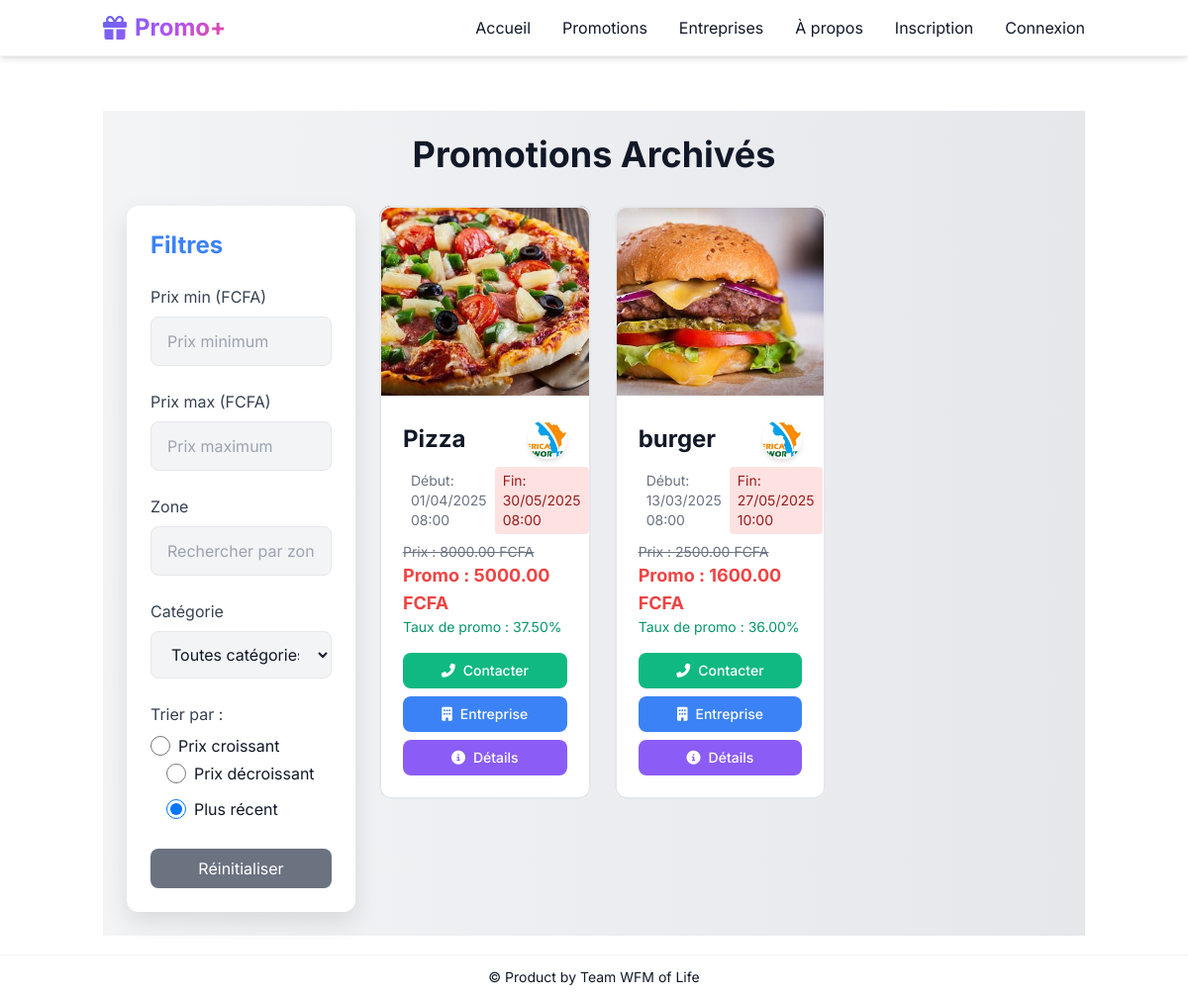
/archives/, run on the app's committed database.
### promotions/models.py (models this page shows, shortened)
class Produit(models.Model):
    nom = models.CharField(max_length=100)
    description = models.TextField()
    prix = models.DecimalField(max_digits=10, decimal_places=2)
    prix_promotionnel = models.DecimalField(max_digits=10, decimal_places=2)
    date_debut_promo = models.DateTimeField()
    date_fin_promo = models.DateTimeField()
    quantite = models.IntegerField(default=1)
    image = models.ImageField(upload_to='produits/', default='produits/inconnues.jpg')
    categorie = models.ForeignKey(Categorie, on_delete=models.CASCADE)
    entreprise = models.ForeignKey(Entreprise, on_delete=models.CASCADE)
    est_expire = models.BooleanField(default=False)
    @property
    def discount_percentage(self):
        return round(((self.prix - self.prix_promotionnel) / self.prix) * 100, 2)

class Entreprise(models.Model):
    nom = models.CharField(max_length=100)
    categorie_e = models.CharField(max_length=50, choices=[
        ('Hôtel', 'Hôtel'),
        ('Supermarché', 'Supermarché'),
        ('hôpital', 'Hôpital'),
        ('magasin', 'Magasin'),
        ('réseau', 'Réseau'),
    ], default="Supermarché")
    email = models.EmailField()
    description = models.TextField(default="Soyez à l'afflux de nos meilleurs promos")
    contact = models.CharField(max_length=20)
    logo = models.ImageField(upload_to='logos/')
    banniere = models.ImageField(upload_to='bannieres/')
    localisation = models.CharField(max_length=255, help_text="Adresse textuelle pour l'affichage")
    localisation_map = models.TextField(help_text="Texte pour l'iframe Google Maps (ex: '6.1234,1.5678' ou 'Nom+du+lieu')")
    latitude = models.FloatField(blank=True, null=True,default=0)
    longitude = models.FloatField(blank=True, null=True,default=0)
    facebook = models.URLField(blank=True, null=True)
    instagram = models.URLField(blank=True, null=True)
    twitter = models.URLField(blank=True, null=True)
    website = models.URLField(blank=True, null=True)
    meta_description = models.TextField(blank=True, null=True, help_text="Description pour le référencement SEO")
    meta_keywords = models.CharField(max_length=255, blank=True, null=True, help_text="Mots-clés pour le référencement SEO, séparés par des virgules")
    abonnes_count = models.PositiveIntegerField(default=0)
    class Meta:
        verbose_name = "Entreprise"
        verbose_name_plural = "Entreprises"

### promotions/views.py (the view)
# urls.py: path('archives/', views.archives, name='archives'),
def archives(request):
    categories = Categorie.objects.all()
    produits=Produit.objects.all()
    produits_list = produits.filter(est_expire=True)
    paginator = Paginator(produits_list, 12)  # 8 produits par page
    page_number = request.GET.get('page')
    produits = paginator.get_page(page_number)
    return render(request, 'promotions/archives.html', {'produits': produits,'categories': categories,})

### promotions/templates/promotions/archives.html (shortened to what this page needs)
{% extends 'base.html' %}
{% block content %}
<div class="min-h-screen bg-gradient-to-r from-gray-100 to-gray-200 dark:from-gray-900 dark:to-gray-800 text-gray-900 dark:text-white p-6 transition-colors duration-300">
    <h1 class="text-4xl font-bold mb-8 text-center animate-fade-in">Promotions Archivés </h1>
    <div class="flex flex-col md:flex-row gap-6">
        <aside class="w-full md:w-1/4 p-6 bg-white dark:bg-gray-800 rounded-xl shadow-2xl animate-slide-in-left">
            <h2 class="text-2xl font-bold mb-6 text-blue-500 dark:text-blue-400">Filtres</h2>
            <div class="mb-6">
                <label for="price-min" class="block text-gray-700 dark:text-gray-300 mb-2">Prix min (FCFA)</label>
                <input type="number" id="price-min" class="w-full px-4 py-3 bg-gray-100 dark:bg-gray-700 border border-gray-200 dark:border-gray-600 rounded-lg focus:outline-none focus:ring-2 focus:ring-blue-500 transition-all" placeholder="Prix minimum">
            </div>
            <div class="mb-6">
                <label for="price-max" class="block text-gray-700 dark:text-gray-300 mb-2">Prix max (FCFA)</label>
                <input type="number" id="price-max" class="w-full px-4 py-3 bg-gray-100 dark:bg-gray-700 border border-gray-200 dark:border-gray-600 rounded-lg focus:outline-none focus:ring-2 focus:ring-blue-500 transition-all" placeholder="Prix maximum">
            </div>
            <div class="mb-6">
                <label for="zone" class="block text-gray-700 dark:text-gray-300 mb-2">Zone</label>
                <input type="text" id="zone" class="w-full px-4 py-3 bg-gray-100 dark:bg-gray-700 border border-gray-200 dark:border-gray-600 rounded-lg focus:outline-none focus:ring-2 focus:ring-blue-500 transition-all" placeholder="Rechercher par zone...">
            </div>
            <div class="mb-6">
                <label for="categorie" class="block text-gray-700 dark:text-gray-300 mb-2">Catégorie</label>
                <select id="categorie" class="w-full px-4 py-3 bg-gray-100 dark:bg-gray-700 border border-gray-200 dark:border-gray-600 rounded-lg focus:outline-none focus:ring-2 focus:ring-blue-500 transition-all">
                    <option value="">Toutes catégories</option>
                </select>
            </div>
            <div class="mb-6">
                <label class="block text-gray-700 dark:text-gray-300 mb-2">Trier par :</label>
                <div class="mt-2">
                    <label class="inline-flex items-center">
                        <input type="radio" name="sort" value="asc" class="form-radio h-5 w-5 text-orange-500">
                        <span class="ml-2">Prix croissant</span>
                    </label>
                    <label class="inline-flex items-center ml-4">
                        <input type="radio" name="sort" value="desc" class="form-radio h-5 w-5 text-orange-500">
                        <span class="ml-2">Prix décroissant</span>
                    </label>
                    <label class="inline-flex items-center ml-4 block mt-2">
                        <input type="radio" name="sort" value="recent" class="form-radio h-5 w-5 text-orange-500" checked>
                        <span class="ml-2">Plus récent</span>
                    </label>
                </div>
            </div>
            <button onclick="resetFilters()" class="w-full bg-gray-500 text-white px-4 py-2 rounded-lg hover:bg-gray-600 transition-all">Réinitialiser</button>
        </aside>
        <main class="w-full md:w-3/4">
            <div class="grid grid-cols-1 sm:grid-cols-2 lg:grid-cols-3 gap-6" id="products-container">
                {% for produit in produits %}
                <div class="card bg-white dark:bg-gray-800 rounded-xl overflow-hidden transform transition-all duration-300 hover:scale-105 hover:shadow-3xl animate-fade-in relative"
                     data-price="{{ produit.prix_promotionnel }}"
                     data-zone="{{ produit.entreprise.localisation }}"
                     data-categorie="{{ produit.categorie.nom }}"
                     data-date="{{ produit.date_debut_promo|date:'U' }}">
                    <img src="{{ produit.image.url }}" alt="{{ produit.nom }}" class="w-full h-48 object-cover">
                    <div class="p-6">
                        <div class="flex items-center justify-between w-full">
                            <h2 class="text-2xl font-bold text-gray-900 dark:text-white">{{ produit.nom }}</h2>
                            <img src="{{ produit.entreprise.logo.url }}" alt="{{ produit.entreprise.nom }}" class="w-10 h-10 rounded-full object-cover shadow-md">
                        </div>
                        <div class="flex justify-between text-sm text-gray-500 mt-2">
                            <span class="bg-orange-100 text-orange-800 px-2 py-1 rounded">Début: {{ produit.date_debut_promo|date:"d/m/Y H:i" }}</span>
                            <span class="bg-red-100 text-red-800 px-2 py-1 rounded">Fin: {{ produit.date_fin_promo|date:"d/m/Y H:i" }}</span>
                        </div>
                        <div class="mt-2">
                            <p class="text-sm text-gray-500 line-through">Prix : {{ produit.prix }} FCFA</p>
                            <p class="product-price-promo text-lg font-bold text-red-500">Promo : {{ produit.prix_promotionnel }} FCFA</p>
                            <p class="text-sm text-green-600">Taux de promo : {{ produit.discount_percentage }}%</p>
                        </div>
                        <div class="mt-4 flex flex-wrap justify-center gap-2">
    <button onclick="openContactPopup('{{ produit.entreprise.nom }}', '{{ produit.nom }}', '{{ produit.entreprise.contact }}', '{{ produit.entreprise.email }}')"
            class="flex-1 min-w-[120px] bg-green-500 text-white px-3 py-2 rounded-lg text-sm font-medium flex items-center justify-center hover:bg-green-600 transition-all">
        <i class="fas fa-phone-alt mr-2"></i> Contacter
    </button>
    <a href="{% url 'entreprise_public_view' produit.entreprise.id %}"
       class="flex-1 min-w-[120px] bg-blue-500 text-white px-3 py-2 rounded-lg text-sm font-medium flex items-center justify-center hover:bg-blue-600 transition-all">
        <i class="fas fa-building mr-2"></i> Entreprise
    </a>
                            <button onclick="openDetailsPopup('{{ produit.nom }}', '{{ produit.description|escapejs}}', '{{ produit.prix }}', '{{ produit.prix_promo }}', '{{ produit.taux }}', '{{ produit.date_debut_promo }}', '{{ produit.date_fin_promo }}', '{{ produit.entreprise.nom }}', '{{ produit.entreprise.email }}', '{{ produit.entreprise.telephone }}', '{{ produit.entreprise.localisation }}', '{{ produit.entreprise.logo.url }}', '{{ produit.entreprise.banniere.url }}', '{{ produit.image.url }}')"
                                    class="flex-1 min-w-[120px] bg-purple-500 text-white px-3 py-2 rounded-lg text-sm font-medium flex items-center justify-center hover:bg-purple-600 transition-all">
                                <i class="fas fa-info-circle mr-2"></i> Détails
                            </button>
</div>
                    </div>
                    <div class="absolute inset-0 border-2 border-white/10 rounded-xl pointer-events-none"></div>
                </div>
                {% endfor %}
            </div>
        </main>
    </div>
</div>
{% endblock %}

### promotions/templates/base.html (style rules this page uses)
html { scroll-behavior: smooth; }
body { font-family: 'Inter', sans-serif; }
.transition-mode { transition: background-color 0.5s ease, color 0.5s ease, border-color 0.5s ease; }
:root { --bg-primary: #ffffff; --text-primary: #111827; --text-secondary: #4b5563; --header-bg: rgba(255, 255, 255, 0.9); --header-border: rgba(229, 231, 235, 0.5); --card-bg: #ffffff; --card-border: #e5e7eb; --menu-bg: #ffffff; --menu-shadow: 0 10px 25px -5px rgba(0, 0, 0, 0.1); --menu-hover: #f3f4f6; --accent-color: #6366f1; --accent-hover: #4f46e5; --glow-color: rgba(99, 102, 241, 0.1); }
body { background-color: var(--bg-primary); color: var(--text-primary); font-family: 'Inter', -apple-system, BlinkMacSystemFont, sans-serif; }

### promotions/templates/promotions/archives.html (style rules this page uses)
.animate-fade-in { animation: fade-in 0.5s ease-out forwards; }
.animate-slide-in-left { animation: slide-in-left 0.4s ease-out forwards; }
.transition-all { transition: all 0.3s ease; }
.shadow-2xl { box-shadow: 0 10px 25px rgba(0, 0, 0, 0.1); }
.card { position: relative; overflow: hidden; }
.card::before { content: ''; position: absolute; top: -2px; left: -2px; right: -2px; bottom: -2px; background: linear-gradient(45deg, rgba(255, 255, 255, 0.1), rgba(255, 255, 255, 0.05)); border-radius: 16px; z-index: -1; }
button { transition: all 0.3s ease; }
input, select { transition: all 0.3s ease; }

### data on the page
Produit: image (picture), nom "burger", entreprise.logo (picture), date_debut_promo "13/03/2025 08:00", date_fin_promo "27/05/2025 10:00", prix "2500.00", prix_promotionnel "1600.00", discount_percentage "36.00"
Produit: image (picture), nom "Pizza", entreprise.logo (picture), date_debut_promo "01/04/2025 08:00", date_fin_promo "30/05/2025 08:00", prix "8000.00", prix_promotionnel "5000.00", discount_percentage "37.50"
